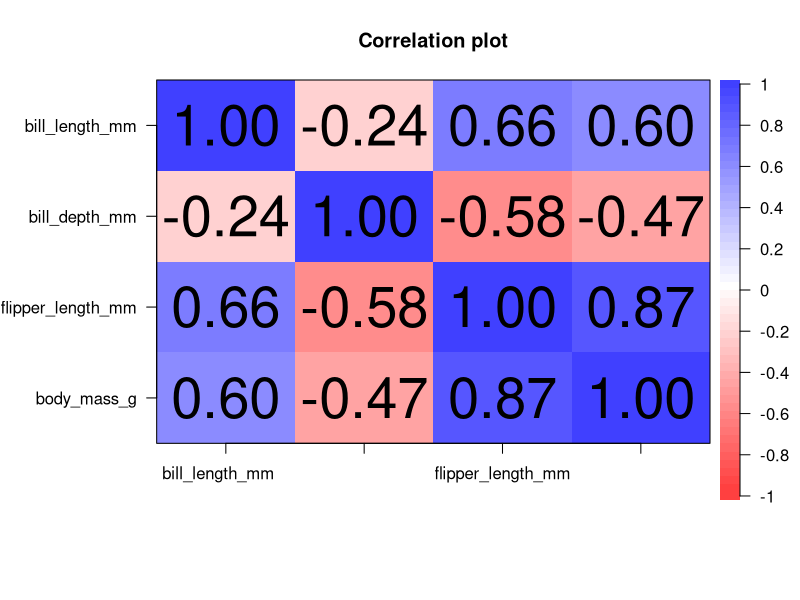
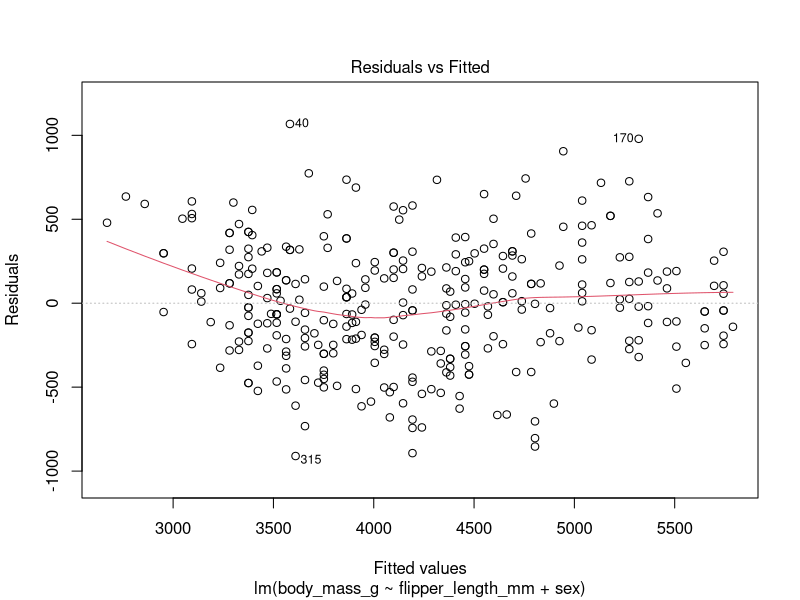
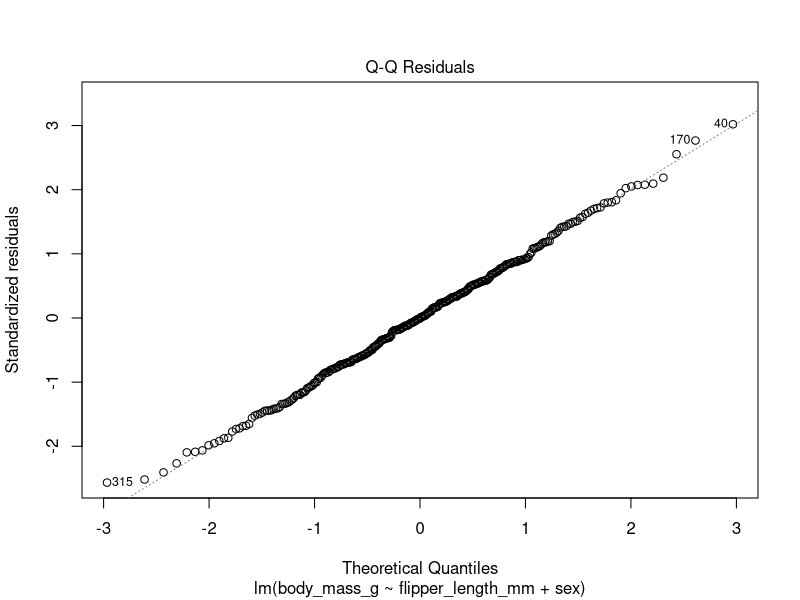
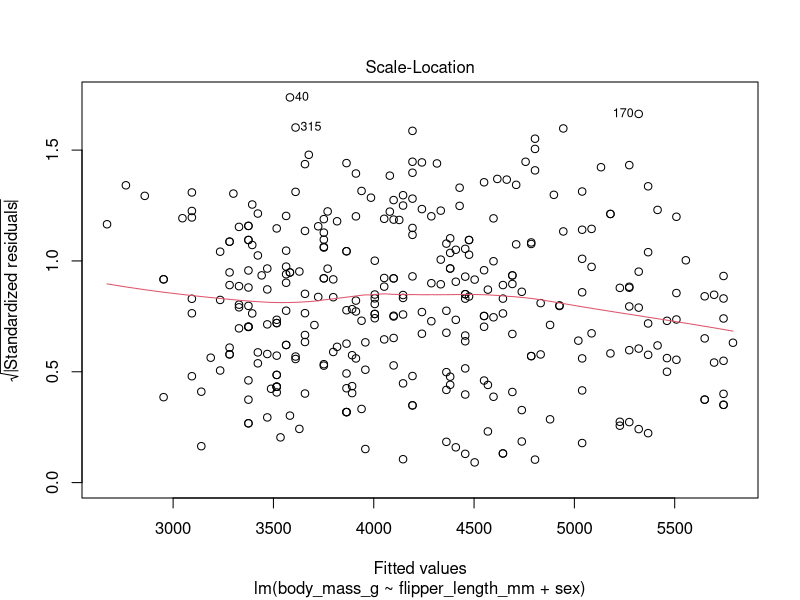
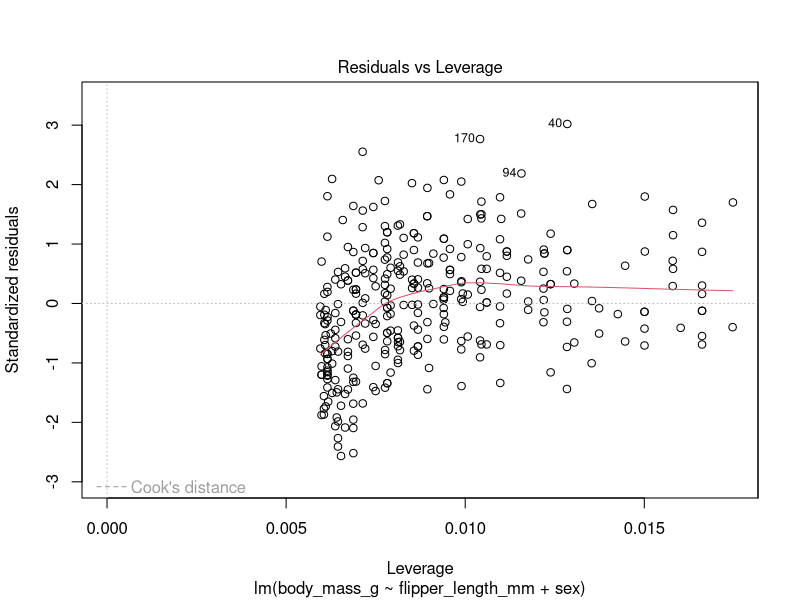

Reproduce these figures in R, in order.
## ---- chunk 1
knitr::opts_chunk$set(message = FALSE, warning = FALSE, fig.align = "center")

#loading useful packages
library(tidyverse)
library(palmerpenguins)
library(skimr) #install with install.packages("skimr") if you don't have already
library(psych) #install with install.packages("psych")

theme_set(theme_minimal())


## ---- chunk 2
skim(penguins)
## ---- chunk 3
male_mass <- penguins$body_mass_g[penguins$sex == "male"]
female_mass <- penguins$body_mass_g[penguins$sex == "female"]
## ---- chunk 4
t_res <- t.test(male_mass, female_mass)

## ---- chunk 5
t_res
## ---- chunk 6
t_res$p.value
## ---- chunk 7
penguins_numeric <- penguins %>%
  select(where(is.numeric), -year) #year is technically numeric, but let's not include it
## ---- chunk 8
cor(penguins_numeric)
## ---- chunk 9
cor(penguins_numeric, use = "pairwise.complete.obs")
## ---- chunk 10
cor_res <- cor(penguins_numeric, use = "pairwise.complete.obs")
## ---- chunk 11
cor_res[1, 2] #get the element in row 1, column 2
## ---- chunk 12
cor.test(penguins_numeric$body_mass_g, penguins_numeric$flipper_length_mm)
## ---- chunk 13
cor_res2 <- cor.ci(penguins_numeric, use = "pairwise.complete.obs")
## ---- chunk 14
cor_res2
## ---- chunk 15
lm_res <- lm(body_mass_g ~ flipper_length_mm + sex, data = penguins, na.action = "na.omit")
## ---- chunk 16
lm_res
## ---- chunk 17
summary(lm_res)
## ---- chunk 18
plot(lm_res)
## ---- chunk 19
lm(body_mass_g ~ ., data = penguins, na.action = "na.omit")
## ---- chunk 20
lm_res2 <- lm(body_mass_g ~ flipper_length_mm + sex + sex*flipper_length_mm, data = penguins,
              na.action = "na.omit")

summary(lm_res2)
## ---- chunk 21
log_res <- glm(sex ~ body_mass_g + flipper_length_mm, data = penguins,
               family = "binomial")
## ---- chunk 22
summary(log_res)
## ---- chunk 23
exp(log_res$coefficients)
